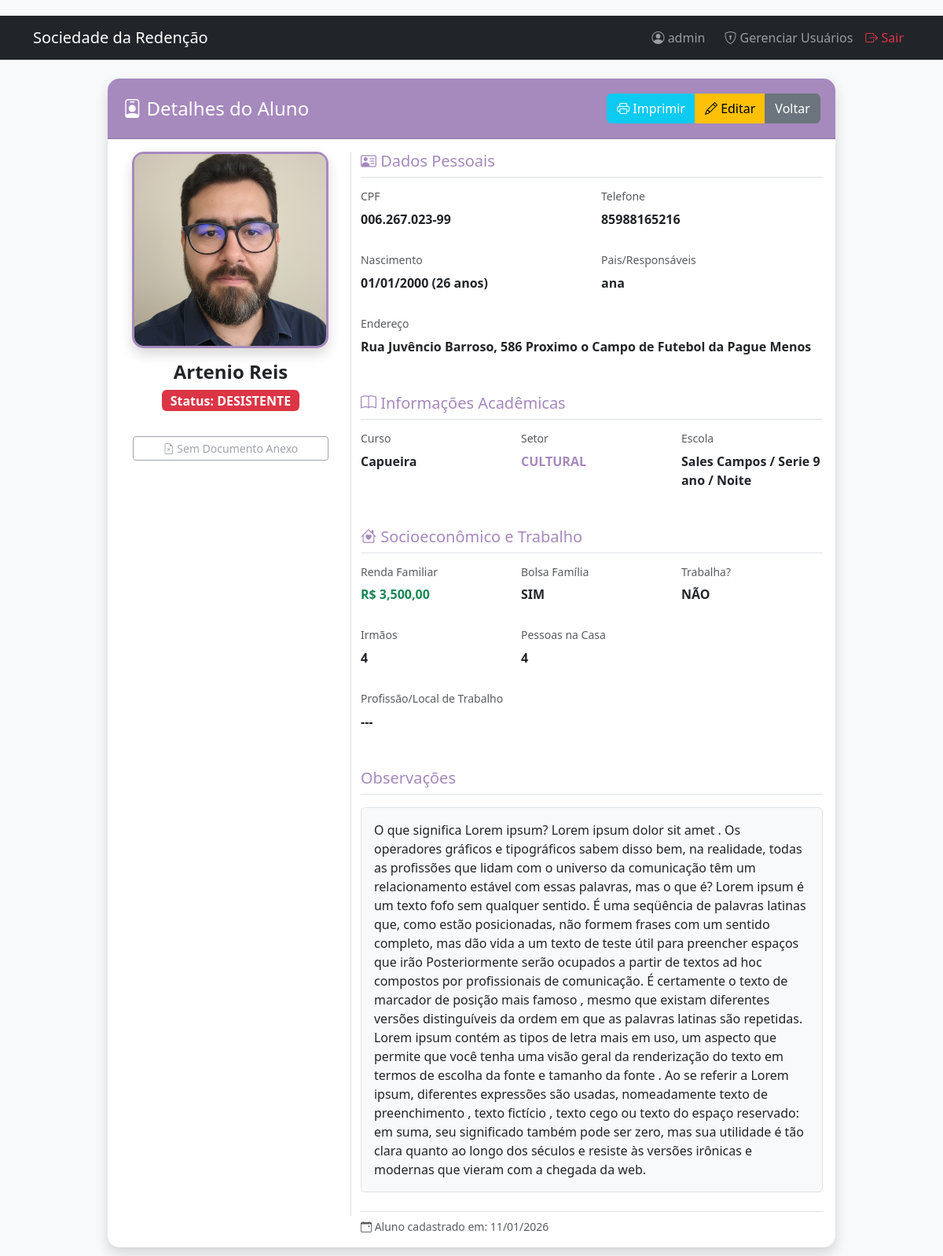
/visualizar/1 (signed in), run on the app's committed database.
### models.py (models this page shows, shortened)
class Aluno(db.Model):
    id = db.Column(db.Integer, primary_key=True)
    foto = db.Column(db.String(200), nullable=True)
    documento = db.Column(db.String(200), nullable=True) # Novo campo para anexos
    nome_completo = db.Column(db.String(100), nullable=False)
    cpf = db.Column(db.String(14), nullable=True)
    telefone = db.Column(db.String(20), nullable=True)
    data_nascimento = db.Column(db.Date, nullable=False)
    idade = db.Column(db.Integer, nullable=False)
    nome_pais = db.Column(db.String(100), nullable=False)
    curso = db.Column(db.String(100), nullable=False)
    setor = db.Column(db.String(20), nullable=False)
    endereco = db.Column(db.String(200), nullable=False)
    escola = db.Column(db.String(100), nullable=False)
    trabalho_ficha_adulto = db.Column(db.Boolean, default=False)
    nome_trabalho_profissao = db.Column(db.String(100), nullable=True)
    bolsa_familia = db.Column(db.Boolean, default=False)
    irmaos = db.Column(db.Integer, default=0)
    renda_familiar = db.Column(db.Float, nullable=False)
    pessoas_residencia = db.Column(db.Integer, nullable=False)
    desistencia = db.Column(db.String(10), default='NÃO')
    observacao = db.Column(db.Text, nullable=True)
    data_cadastro = db.Column(db.DateTime, default=datetime.utcnow)

### app.py (the view)
@app.route('/visualizar/<int:id>')
@login_required
def visualizar(id):
    aluno = Aluno.query.get_or_404(id)
    return render_template('visualizar.html', aluno=aluno)

### app.py (called while the page is built)
def login_required(f):
    @wraps(f)
    def decorated_function(*args, **kwargs):
        if 'logged_in' not in session:
            return redirect(url_for('login'))
        return f(*args, **kwargs)
    return decorated_function

@app.context_processor
def utility_processor():
    def format_currency(value):
        return f"R$ {value:,.2f}".replace('.', ',') if value is not None else "R$ 0,00"
    def format_date(value):
        return value.strftime('%d/%m/%Y') if value else ""
    def format_boolean(value):
        return "SIM" if value else "NÃO"
    return dict(format_currency=format_currency, format_date=format_date, format_boolean=format_boolean, now=datetime.now())

### templates/visualizar.html
{% extends "base.html" %}
{% block content %}
<div class="row justify-content-center">
    <div class="col-lg-10">
        <div class="card shadow">
            <div class="card-header d-flex justify-content-between align-items-center">
                <h4 class="mb-0"><i class="bi bi-person-badge"></i> Detalhes do Aluno</h4>
                <div class="btn-group">
                    <a href="{{ url_for('imprimir', id=aluno.id) }}" class="btn btn-info text-white"><i class="bi bi-printer"></i> Imprimir</a>
                    <a href="{{ url_for('editar', id=aluno.id) }}" class="btn btn-warning"><i class="bi bi-pencil"></i> Editar</a>
                    <a href="{{ url_for('index') }}" class="btn btn-secondary">Voltar</a>
                </div>
            </div>
            <div class="card-body">
                <div class="row">
                    <div class="col-md-4 text-center mb-4 border-end">
                        {% if aluno.foto %}
                            <img src="{{ url_for('uploaded_file', filename=aluno.foto) }}" class="aluno-foto mb-3 shadow" style="width: 250px; height: 250px; border-radius: 15px; object-fit: cover;">
                        {% else %}
                            <div class="aluno-foto bg-secondary d-flex align-items-center justify-content-center mx-auto mb-3" style="width: 250px; height: 250px; border-radius: 15px;">
                                <i class="bi bi-person-fill text-white" style="font-size: 5rem;"></i>
                            </div>
                        {% endif %}
                        <h4 class="fw-bold">{{ aluno.nome_completo }}</h4>
                        <p class="badge {{ 'bg-danger' if aluno.desistencia == 'SIM' else 'bg-success' }} fs-6">
                            Status: {{ 'DESISTENTE' if aluno.desistencia == 'SIM' else 'ATIVO' }}
                        </p>
                        {% if aluno.documento %}
                        <div class="mt-3 px-3">
                            <a href="{{ url_for('uploaded_file', filename=aluno.documento) }}" target="_blank" class="btn btn-outline-primary btn-sm w-100">
                                <i class="bi bi-file-earmark-pdf"></i> Visualizar Documento Anexo
                            </a>
                        </div>
                        {% else %}
                        <div class="mt-3 px-3">
                            <button class="btn btn-outline-secondary btn-sm w-100" disabled>
                                <i class="bi bi-file-earmark-x"></i> Sem Documento Anexo
                            </button>
                        </div>
                        {% endif %}
                    </div>
                    <div class="col-md-8">
                        <h5 class="border-bottom pb-2 mb-3 text-primary"><i class="bi bi-person-vcard"></i> Dados Pessoais</h5>
                        <div class="row">
                            <div class="col-md-6 mb-3"><h6 class="text-muted small">CPF</h6><p class="fw-bold">{{ aluno.cpf or 'Não informado' }}</p></div>
                            <div class="col-md-6 mb-3"><h6 class="text-muted small">Telefone</h6><p class="fw-bold">{{ aluno.telefone or 'Não informado' }}</p></div>
                            <div class="col-md-6 mb-3"><h6 class="text-muted small">Nascimento</h6><p class="fw-bold">{{ format_date(aluno.data_nascimento) }} ({{ aluno.idade }} anos)</p></div>
                            <div class="col-md-6 mb-3"><h6 class="text-muted small">Pais/Responsáveis</h6><p class="fw-bold">{{ aluno.nome_pais }}</p></div>
                            <div class="col-md-12 mb-3"><h6 class="text-muted small">Endereço</h6><p class="fw-bold">{{ aluno.endereco }}</p></div>
                        </div>
                        <h5 class="border-bottom pb-2 mb-3 mt-3 text-primary"><i class="bi bi-book"></i> Informações Acadêmicas</h5>
                        <div class="row">
                            <div class="col-md-4 mb-3"><h6 class="text-muted small">Curso</h6><p class="fw-bold">{{ aluno.curso }}</p></div>
                            <div class="col-md-4 mb-3"><h6 class="text-muted small">Setor</h6><p class="fw-bold text-primary">{{ aluno.setor }}</p></div>
                            <div class="col-md-4 mb-3"><h6 class="text-muted small">Escola</h6><p class="fw-bold">{{ aluno.escola }}</p></div>
                        </div>
                        <h5 class="border-bottom pb-2 mb-3 mt-3 text-primary"><i class="bi bi-house-heart"></i> Socioeconômico e Trabalho</h5>
                        <div class="row">
                            <div class="col-md-4 mb-3"><h6 class="text-muted small">Renda Familiar</h6><p class="fw-bold text-success">{{ format_currency(aluno.renda_familiar) }}</p></div>
                            <div class="col-md-4 mb-3"><h6 class="text-muted small">Bolsa Família</h6><p class="fw-bold">{{ format_boolean(aluno.bolsa_familia) }}</p></div>
                            <div class="col-md-4 mb-3"><h6 class="text-muted small">Trabalha?</h6><p class="fw-bold">{{ format_boolean(aluno.trabalho_ficha_adulto) }}</p></div>
                            <div class="col-md-4 mb-3"><h6 class="text-muted small">Irmãos</h6><p class="fw-bold">{{ aluno.irmaos }}</p></div>
                            <div class="col-md-4 mb-3"><h6 class="text-muted small">Pessoas na Casa</h6><p class="fw-bold">{{ aluno.pessoas_residencia }}</p></div>
                            <div class="col-md-12 mb-3"><h6 class="text-muted small">Profissão/Local de Trabalho</h6><p class="fw-bold">{{ aluno.nome_trabalho_profissao or '---' }}</p></div>
                        </div>
                        {% if aluno.observacao %}
                        <h5 class="border-bottom pb-2 mb-3 mt-3 text-primary">Observações</h5>
                        <div class="p-3 bg-light rounded border">{{ aluno.observacao }}</div>
                        {% endif %}
                        <div class="mt-4 text-muted small border-top pt-2">
                            <i class="bi bi-calendar-event"></i> Aluno cadastrado em: {{ format_date(aluno.data_cadastro) }}
                        </div>
                    </div>
                </div>
            </div>
        </div>
    </div>
</div>
{% endblock %}

### templates/base.html (shortened to what this page needs)
<!DOCTYPE html>
<html lang="pt-BR">
<head>
    <link href="https://cdn.jsdelivr.net/npm/bootstrap@5.3.0/dist/css/bootstrap.min.css" rel="stylesheet">
    <link rel="stylesheet" href="https://cdn.jsdelivr.net/npm/bootstrap-icons@1.10.0/font/bootstrap-icons.css">
    <link rel="stylesheet" href="{{ url_for('static', filename='css/style.css') }}">
</head>
<body>
    <nav class="navbar navbar-expand-lg navbar-dark bg-dark mb-4">
        <div class="container">
            <a class="navbar-brand" href="{{ url_for('index') }}">Sociedade da Redenção</a>
            {% if session.logged_in %}
            <div class="navbar-nav ms-auto">
                <span class="navbar-text me-3"><i class="bi bi-person-circle"></i> {{ session.username }}</span>
                <a class="nav-link" href="{{ url_for('listar_usuarios') }}"><i class="bi bi-shield-lock"></i> Gerenciar Usuários</a>
                <a class="nav-link text-danger" href="{{ url_for('logout') }}"><i class="bi bi-box-arrow-right"></i> Sair</a>
            </div>
            {% endif %}
        </div>
    </nav>
    <div class="container">
        {% block content %}{% endblock %}
    </div>
</body>
</html>

### static/css/style.css (style rules this page uses)
:root { --primary-color: #a689bd; --secondary-color: #2d2d2d; --success-color: #28a745; --info-color: #17a2b8; --warning-color: #ffc107; --danger-color: #dc3545; --light-color: #f8f9fa; --dark-color: #2d2d2d; }
body { background-color: #f8f9fa; font-family: 'Segoe UI', Tahoma, Geneva, Verdana, sans-serif; padding-top: 20px; }
.card { border: none; box-shadow: 0 0 25px rgba(0,0,0,0.06); border-radius: 15px; margin-bottom: 25px; }
.card-header { background-color: var(--primary-color); color: white; border-radius: 15px 15px 0 0 !important; padding: 1.2rem; font-weight: 600; }
.aluno-foto { width: 65px; height: 65px; object-fit: cover; border-radius: 50%; border: 3px solid var(--primary-color); background-color: #fff; }
.aluno-foto.mb-3 { width: 200px; height: 200px; border-radius: 15px; }
.text-primary { color: var(--primary-color) !important; }
.border-end { border-right: 1px solid #dee2e6 !important; }

### data on the page
Aluno: foto (picture), nome_completo "Artenio Reis", desistencia "DESISTENTE", cpf "006.267.023-99", telefone "85988165216", data_nascimento "01/01/2000", idade "26", nome_pais "ana", endereco "Rua Juvêncio Barroso, 586 Proximo o Campo de Futebol da Pague Menos", curso "Capueira", setor "CULTURAL", escola "Sales Campos / Serie 9 ano / Noite", renda_familiar "R$ 3,500,00", bolsa_familia "SIM", trabalho_ficha_adulto "NÃO", irmaos "4", pessoas_residencia "4", nome_trabalho_profissao "---", observacao "O que significa Lorem ipsum? Lorem ipsum dolor sit amet . Os operadores gráficos e tipográficos sabem disso bem, na realidade, todas as profissões que lidam com o universo da comunicação têm um relacionamento estável com essas palavras, mas o que é? Lorem ipsum é um texto fofo sem qualquer sentido. É uma seqüência de palavras latinas que, como estão posicionadas, não formem frases com um sentido completo, mas dão vida a um texto de teste útil para preencher espaços que irão Posteriormente serão ocupados a partir de textos ad hoc compostos por profissionais de comunicação. É certamente o texto de marcador de posição mais famoso , mesmo que existam diferentes versões distinguíveis da ordem em…", data_cadastro "11/01/2026"

### other printed values
{{ session.username }} "admin"
